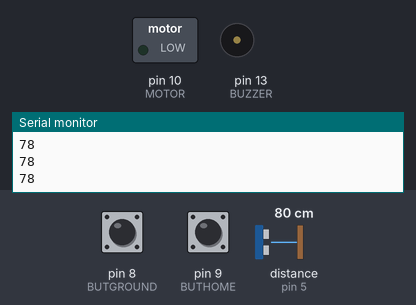
Recording of a sketch running on a simulated Arduino Uno, built with avr-gcc and run on an emulated ATmega328P. Parts: switched loads named in the sketch (green lamp = pin HIGH), buzzer (waves = sounding), the last lines printed to the serial monitor. Wiring (inferred from the names in the program): ultrasonic range finder: trigger pin 6; echo pin 5. The test bench sets the inputs (shaded band); at power-on: distance to the obstacle (sensor on pin 5) 80 cm, pin 8 (BUTGROUND) LOW, pin 9 (BUTHOME) LOW. The echo pulse lasts 58.3 µs per cm; no radio packets arrive unless stated; pins used as bus, display or sensor lines are not drawn.

Above: at 1.2 s.
1.3 s: distance to the obstacle (sensor on pin 5) set to 44 cm
At 1.46 s:
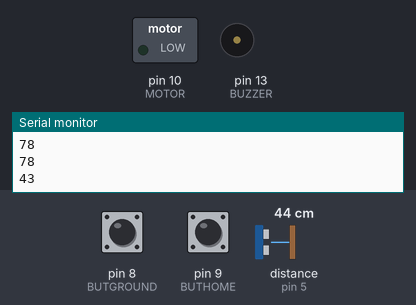
4.3 s: distance to the obstacle (sensor on pin 5) set to 36 cm
At 4.63 s:
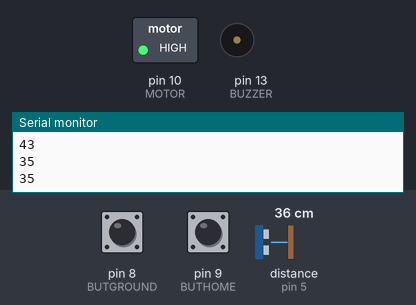
7.3 s: pin 8 (BUTGROUND) pulled HIGH for 3.2 s
12.0 s: distance to the obstacle (sensor on pin 5) set to 60 cm
At 12.21 s:
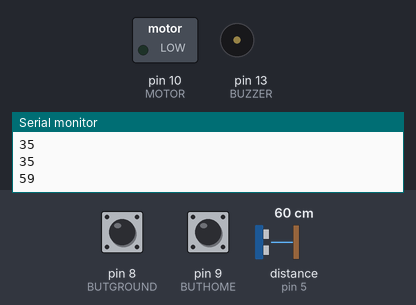
15.0 s: pin 9 (BUTHOME) pulled HIGH for 3.2 s
Timing chart, 0 to 20.7 s (numbered marks = the images above; inputs shaded):
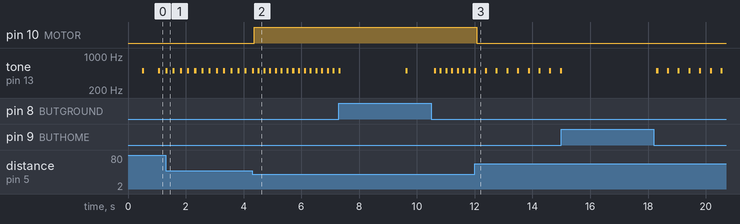

The sketch:

Bastone.ino
```cpp
#include <RH_ASK.h>
#include <SPI.h>
#define TRIG 6
#define ECHO 5
#define BUZZER 13
#define MOTOR 10
#define BUTHOME 9
#define BUTGROUND 8
long durata;
long dist;
long distanza;
long newdistanza;
int i;
RH_ASK driver;

void setup() {
  pinMode(ECHO, INPUT);
  pinMode(TRIG, OUTPUT);
  pinMode(BUZZER, OUTPUT);
  pinMode(MOTOR, OUTPUT);
  Serial.begin(9600);
  if (!driver.init()) Serial.println("init failed");
}

long checkDistanza(){
  digitalWrite(TRIG, LOW);
  digitalWrite(TRIG, HIGH);
  delayMicroseconds(10);
  digitalWrite(TRIG, LOW);
  durata = pulseIn(ECHO, HIGH);
  dist = 0.034 * durata / 2;
  return dist;
}

void sendHome(){
    const char *msgH = "GOHOME";
    driver.send((uint8_t *)msgH, strlen(msgH));
    driver.waitPacketSent();

}

void sendGround(){
    const char *msgG = "GROUND";
    driver.send((uint8_t *)msgG, strlen(msgG));
    driver.waitPacketSent();

}

void loop() {
  distanza = checkDistanza();
  Serial.println(distanza);
  for(i = 0; i < distanza; i++){
    newdistanza = checkDistanza();
    if((newdistanza - 3) > distanza || (newdistanza + 3) < distanza) break;
    if(distanza < 40 ) digitalWrite(MOTOR, HIGH);
    else digitalWrite(MOTOR, LOW);
    if(digitalRead(BUTHOME)) sendHome();
    if(digitalRead(BUTGROUND)) sendGround();
    delay(1);
  }
  tone(BUZZER, 500, 70);
  delay(70);
  noTone(BUZZER);
}
```

Measured:
- the behaviour switches between 41 and 40 cm on distance to the obstacle (sensor on pin 5) (found by bisection; images 1 and 2)
- after the input at 1.3 s, tone on pin 13 (BUZZER): alternates 500 Hz for 0.07 s and silent for 0.18 s, starting at once
- after the input at 4.3 s, pin 10 (MOTOR): LOW → HIGH after 0.07 s
- after the input at 12.0 s, pin 10 (MOTOR): HIGH → LOW after 0.07 s; tone on pin 13 (BUZZER): alternates 500 Hz for 0.07 s and silent for 0.30 s, starting after 0.36 s
- by itself, tone on pin 13 (BUZZER): alternates 500 Hz for 0.07 s and silent for 0.49 s
